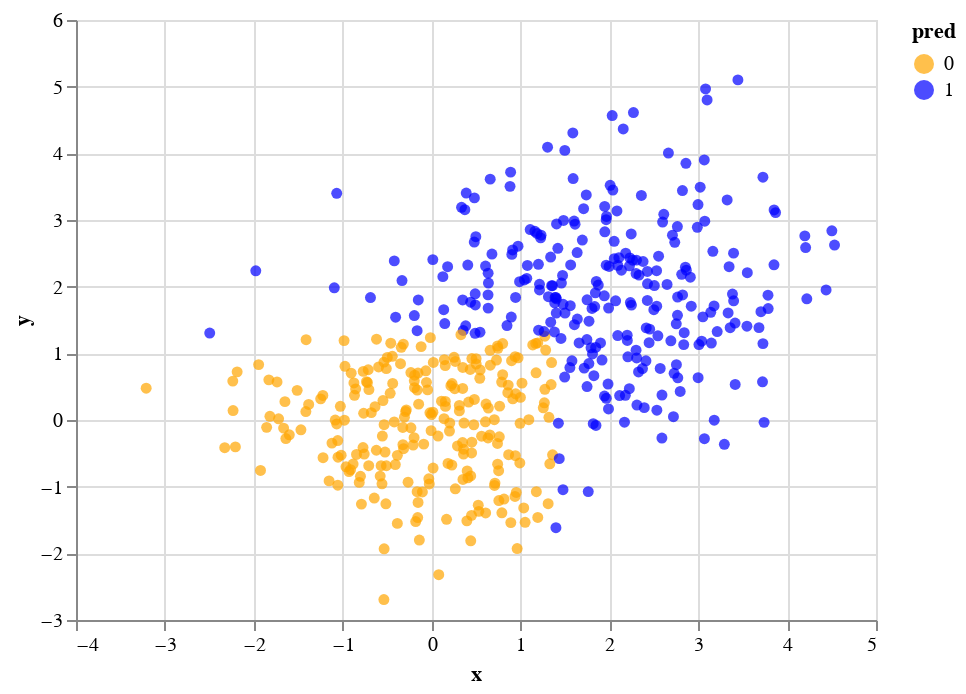

Notebook source saved alongside this figure:
### Markdown cell above
Try to match the following image with the decision boundary we described above.  Notice how the components of the decision boundary are always perpendicular to the axes (we can't create a diagonal decision boundary using a decision tree).  You should imagine this particular classifier (that we severely restricted, to have only a depth of two and only 3 leaves) is underfitting the true pattern.

### Code cell
make_chart(clf)

### Figure 1 — Vega-Lite specification as saved in the notebook (floating-point values rounded to 4 significant figures; data arrays with more than 128 entries replaced by an {"elided": "..."} marker saying what was removed)
{"config": {"view": {"continuousWidth": 400, "continuousHeight": 300}}, "data": {"name": "data-ad3ae170df4b3d7e2d4a4fea81fd2660"}, "mark": "circle", "encoding": {"color": {"field": "pred", "scale": {"range": ["Orange", "Blue"]}, "type": "nominal"}, "x": {"field": "x", "type": "quantitative"}, "y": {"field": "y", "type": "quantitative"}}, "$schema": "https://vega.github.io/schema/vega-lite/v4.17.0.json", "datasets": {"data-ad3ae170df4b3d7e2d4a4fea81fd2660": {"elided": "500 records"}}}
